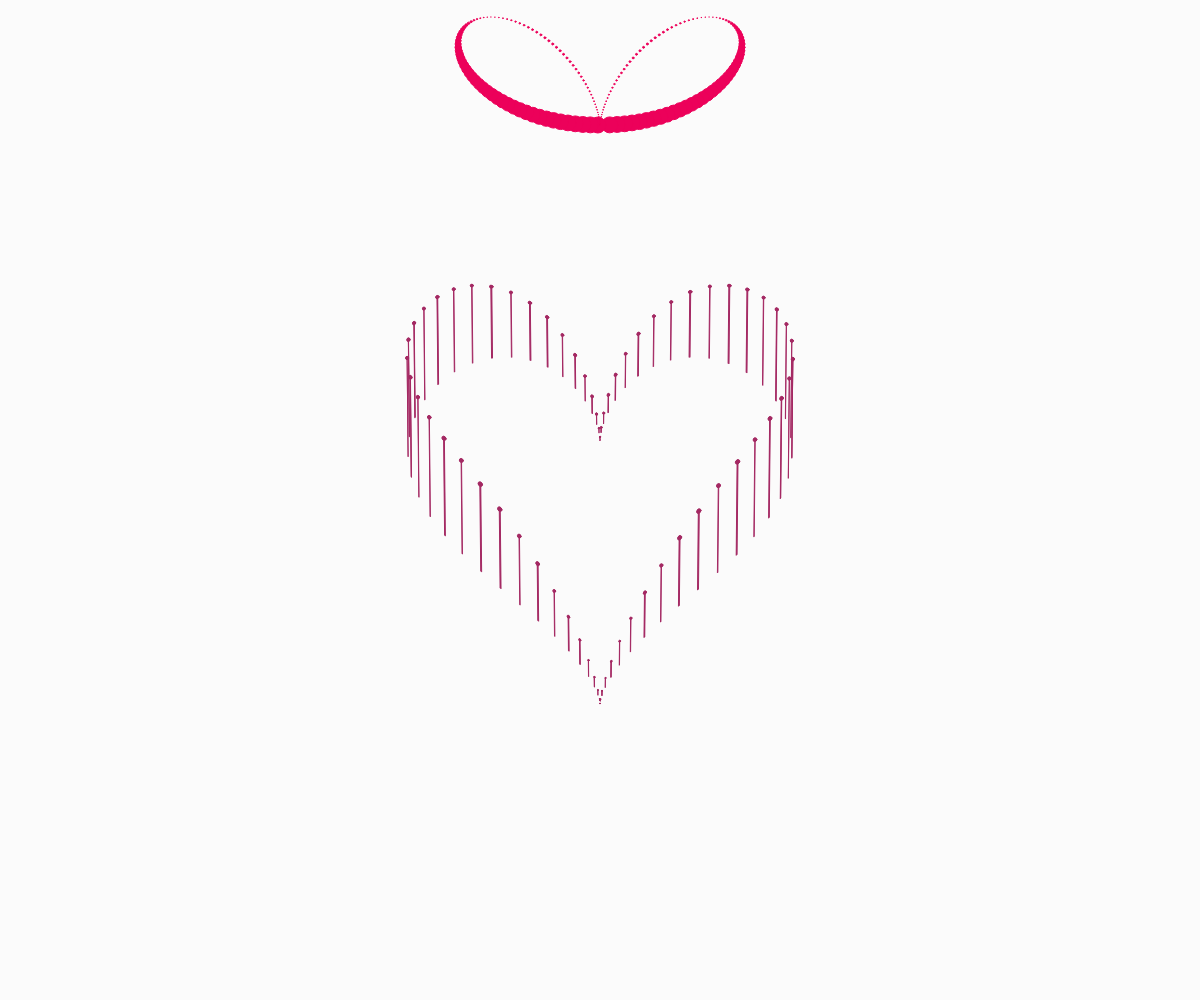
Frame 1 (no input)
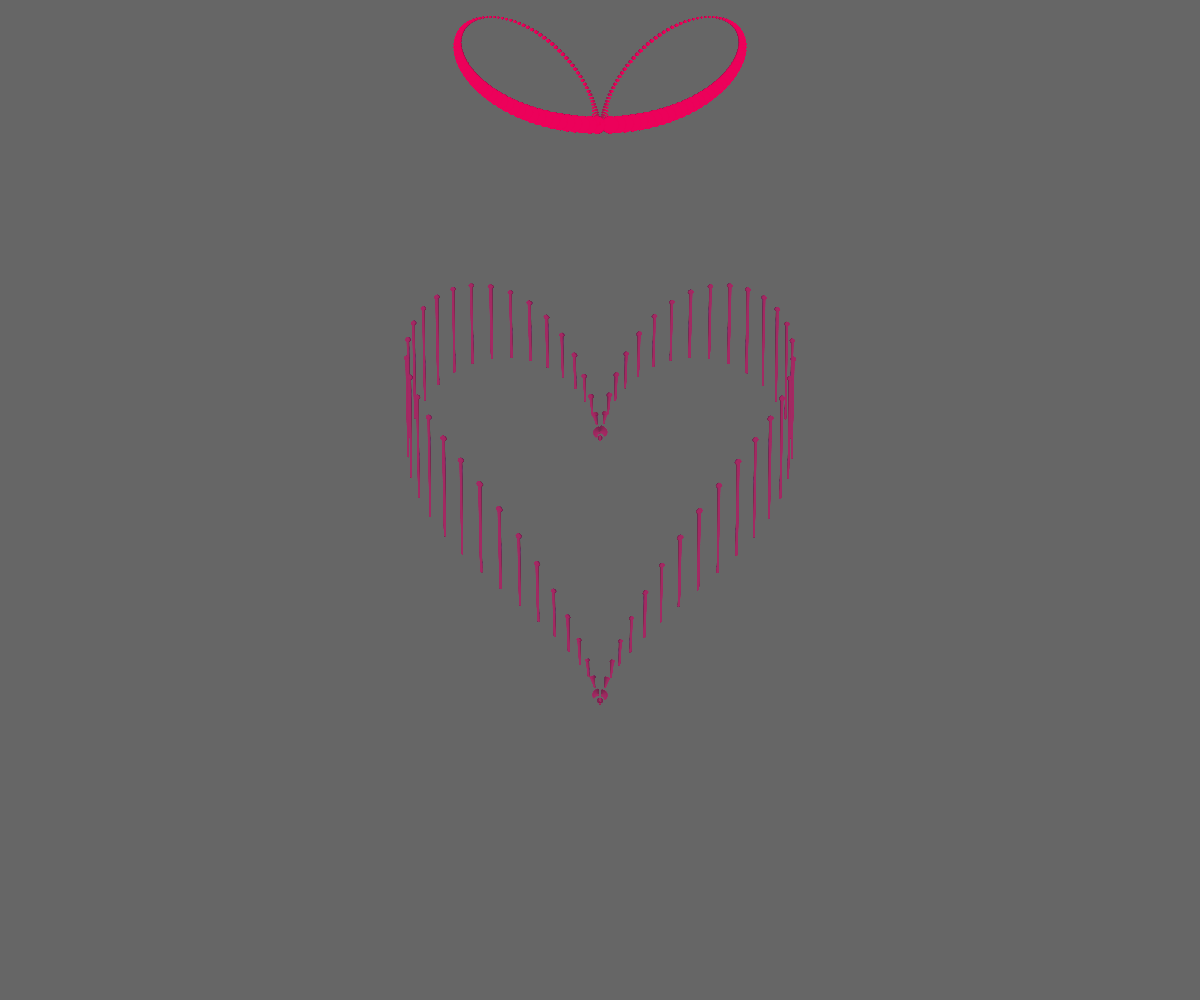
Frame 60 (no input)
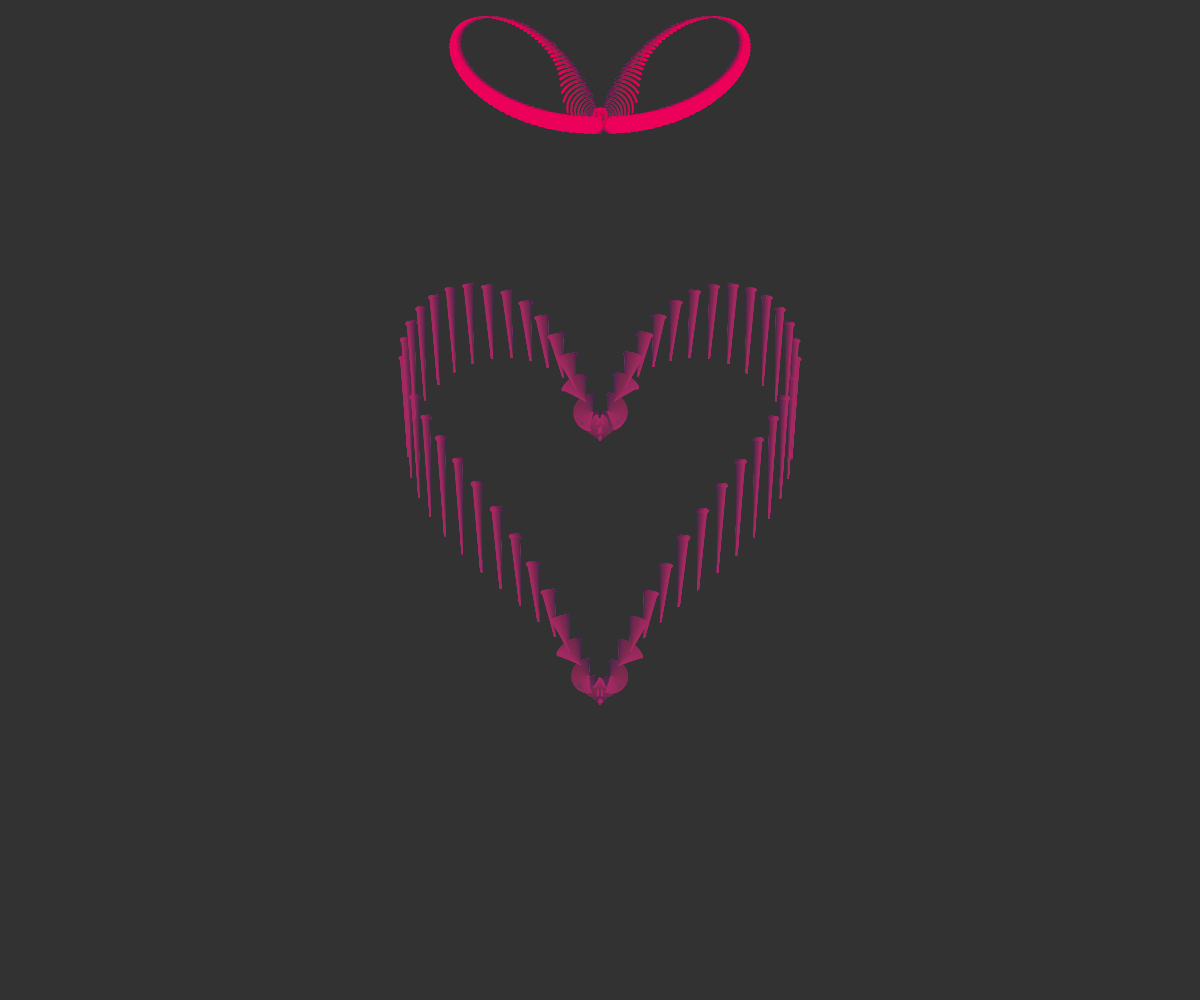
Frame 120 (the mouse pressed at the canvas centre since frame 60)

The p5.js sketch that drew these frames (run headless with seeded random() and noise() and a simulated clock; from frame 60 on, the mouse is pressed at the canvas centre):

// p5.js sketch
// ── sketch.js
// The Nature of Code
// Daniel Shiffman
// http://natureofcode.com
// Pendulum

let penduls = [];
let gravity = 0.05;


function setup() {
  createCanvas(windowWidth, windowHeight);
  let total = 360;
  for (let i = 0, t = i; i < total; i += 2, t += total) {
    let csize = 54
    let hsize = 12
    let ang = i * (360 / total) * PI / 180
    let card = 2 * csize * (1 - cos(ang));
    let sinang = sin(ang)
    let cosang = cos(ang)

    let heart = createVector(
      16 * sin(t) * sin(t) * sin(t),
      13 * cos(t) - 5 * cos(2 * t) - 2 * cos(3 * t) - cos(4 * t)
    );

    penduls[i] = new Pendulum(
      width / 2 + hsize * heart.x,
      height / 2 - hsize * heart.y,
      (height * 2 * sin(t) * sin(t)) /
      sqrt(heart.x * heart.x + heart.y * heart.y + hsize * hsize),
      hsize * sin(t) / sqrt(heart.x * heart.x + heart.y * heart.y),
      createVector(164, 41, 99), PI - 0.01, true);

    penduls[i + 1] = new Pendulum(
      width / 2 + card * sinang,
      125 - card * cosang,
      card,
      card * cosang / csize, createVector(236, 1, 90), PI - 0.01);
  }



}

function draw() {

  background(62, 62, 62, 5);

  for (let pendul of penduls) {
    pendul.update();
    pendul.show();
  }
}
// ── pendulum.js
// The Nature of Code
// Daniel Shiffman
// http://natureofcode.com

// Pendulum

// A Simple Pendulum Class

// This constructor could be improved to allow a greater variety of pendulums
class Pendulum {

  constructor(x, y, r, bobR, color, angle, line) {
    // Fill all variables
    this.origin = createVector(x, y);
    this.position = createVector();
    this.r = r;
    this.color = color

    this.initialAngle = angle;
    this.line = line
    this.angle = this.initialAngle;

    this.aVelocity = 0.0;
    this.aAcceleration = 0.0;

    this.damping = 1
    this.ballr = bobR; // Arbitrary ball radius
  }

  // Function to update position
  update() {
    this.aAcceleration = (-1 * gravity / this.r) * sin(this.angle); // Calculate acceleration (see: http://www.myphysicslab.com/pendulum1.html)
    this.aVelocity += this.aAcceleration; // Increment velocity
    this.aVelocity *= this.damping; // Arbitrary damping

    this.angle += this.aVelocity; // Increment angle

  }

  show() {
    if (this.origin.x <= width / 2)
      this.position.set(-this.r * sin(this.angle), this.r * cos(this.angle), 0); // Polar to cartesian conversion
    else
      this.position.set(this.r * sin(this.angle), this.r * cos(this.angle), 0);
    this.position.add(this.origin); // Make sure the position is relative to the pendulum's origin
    stroke(this.color.x, this.color.y, this.color.z)
    strokeWeight(1);
    // Draw the arm
    if(this.line)
    line(this.origin.x, this.origin.y, this.position.x, this.position.y);
    ellipseMode(CENTER);
    fill(this.color.x, this.color.y, this.color.z);
    // Draw the ball
    ellipse(this.position.x, this.position.y, this.ballr * 4);
  }
}
